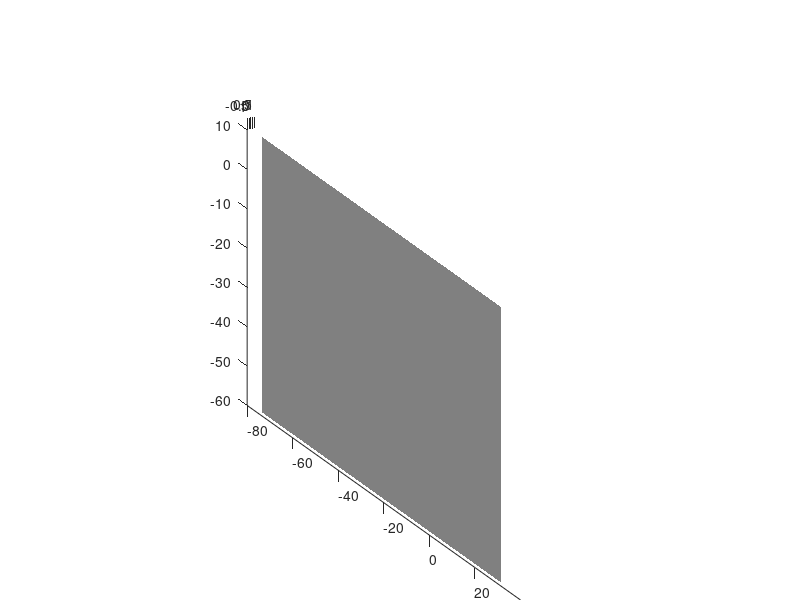

This chart was generated by the following MATLAB code: (Note: this script raises an error after producing the figure.)
%%%%%%%%%%%%%%%%%%%%%%%%%%%%%%%%%%%%%%%%%%%%%%%%%%%%%%%%%%%%%%%%%%%%%%%%%%%
% Copyright 2010 - 2015 Moon Express, Inc.
% All Rights Reserved.
%
% PROPRIETARY DATA NOTICE:
% The data herein include Proprietary Data and are restricted under the
% Data Rights provisions of Lunar CATALYST Space Act Agreement
% No. SAAM ID# 18251 and Reimbursable Space Act Agreement No.SAA2-402930.
% All information contained herein is and remains proprietary to and the
% property of Moon Express, Inc. Dissemination of this information or
% reproduction of this material is strictly forbidden unless prior
% written permission is obtained from Moon Express, Inc.
%%%%%%%%%%%%%%%%%%%%%%%%%%%%%%%%%%%%%%%%%%%%%%%%%%%%%%%%%%%%%%%%%%%%%%%%%%%

%-------------------------------------------------------------------------%
% plot_descent_images.m                                                   %
%                                                                         %
% plot image capture boundaries over course of trajectory                 %
% 01/04/13                                                                %
% eleanorcrane@moonexpress.com                                            %
%-------------------------------------------------------------------------%

% 
map_handle = figure(11); clf;
xmin  = -75; xmax = 30;
ymin = -60; ymax = 10;
patch( [xmin xmax xmax xmin],[ymin ymin ymax ymax],0.5*[1 1 1],'EdgeColor','none')
% -72.4217  123s.2534  -59.6687    8.8175
daspect([1 1 1])
% load VO_descent_map_s0.mat

% plot_map_3D([],map_handle)
% set(gca,'Color',[0.5 0.5 0.5])
load map_traj_view_properties.mat
set(gca,'CameraPosition',view_struct.pos)
set(gca,'CameraTarget',view_struct.target)
set(gca,'CameraViewAngle',view_struct.va)

grid on; hold on;


%%

% if magenta_counter > limit
%     X = [camera_pos(1) ; image_two.corners(1,1); NaN;
%         camera_pos(1) ; image_two.corners(2,1); NaN;
%         camera_pos(1) ; image_two.corners(3,1); NaN;
%         camera_pos(1) ; image_two.corners(4,1); NaN ];
%     
%     Y = [camera_pos(2) ; image_two.corners(1,2); NaN;
%         camera_pos(2) ; image_two.corners(2,2); NaN;
%         camera_pos(2) ; image_two.corners(3,2); NaN;
%         camera_pos(2) ; image_two.corners(4,2); NaN ];
%     
%     Z = [camera_pos(3) ; 0 ; NaN;
%         camera_pos(3) ; 0 ; NaN;
%         camera_pos(3) ; 0 ; NaN;
%         camera_pos(3) ; 0 ; NaN ];
%     
%     
%     plot3(X,Y,Z,'m--')
%     
%     magenta_counter = 0;
% else
%     magenta_counter = magenta_counter + 1;
% end
% quiver3(camera_pos(1),camera_pos(2), camera_pos(3), lander_vel(ii,1), lander_vel(ii,2), lander_vel(ii,3))
% plot3(camera_pos(1),camera_pos(2), camera_pos(3),'ks')


% % axis([-3000        3000      -10000        2000       0        4000])
%%

magenta_counter = 6;
green_counter = 6;
limit = 4;

i_start = 1+cam_take_image_counter;
i_max = length(nadir_cam_2_corners.Time);

camera_pos = [rtk_pos_topo(:,1:2) rtk_pos_topo(:,3)-central_body_radius*1000 - ini_alt_wrt_meanrad];

for jj = i_start : cam_process_pair_counter*3 : i_max

    %-------------------------------------------------------------------------%
    if nadir_cam_2_invalid(jj) == 0 && est_cam_id.Data(jj) == hmg_nadir_cam_id
        % jj is index at second image acquisition
%         grid on; hold on;
%         % image one: image boundaries
%         plot( image_corners_1.signals.values([1 2 3 4 1],1,jj)/1000, image_corners_1.signals.values([1 2 3 4 1],2,jj)/1000,'b' )

        % image two: image boundaries
        plot( nadir_cam_2_corners.Data([1 2 3 4 1],1,jj)/1000, nadir_cam_2_corners.Data([1 2 3 4 1],2,jj)/1000,'r' )


        if magenta_counter > limit
            X = [camera_pos(jj,1) ; nadir_cam_2_corners.Data(1,1,jj); NaN;
                 camera_pos(jj,1) ; nadir_cam_2_corners.Data(2,1,jj); NaN;
                 camera_pos(jj,1) ; nadir_cam_2_corners.Data(3,1,jj); NaN;
                 camera_pos(jj,1) ; nadir_cam_2_corners.Data(4,1,jj); NaN ] /1000;

            Y = [camera_pos(jj,2) ; nadir_cam_2_corners.Data(1,2,jj); NaN;
                 camera_pos(jj,2) ; nadir_cam_2_corners.Data(2,2,jj); NaN;
                 camera_pos(jj,2) ; nadir_cam_2_corners.Data(3,2,jj); NaN;
                 camera_pos(jj,2) ; nadir_cam_2_corners.Data(4,2,jj); NaN ] /1000;

            Z = [camera_pos(jj,3) ; 0 ; NaN;
                 camera_pos(jj,3) ; 0 ; NaN;
                 camera_pos(jj,3) ; 0 ; NaN;
                 camera_pos(jj,3) ; 0 ; NaN ] /1000;


            plot3(X,Y,Z,'m--')

            magenta_counter = 0;
        else
            magenta_counter = magenta_counter + 1;
        end

    end
    
    %-------------------------------------------------------------------------%
    if side_cam_2_invalid(jj) == 0 && est_cam_id.Data(jj) == hmg_side_cam_id
        % jj is index at second image acquisition
%         grid on; hold on;
%         % image one: image boundaries
%         plot( image_corners_1.signals.values([1 2 3 4 1],1,jj)/1000, image_corners_1.signals.values([1 2 3 4 1],2,jj)/1000,'b' )

        % image two: image boundaries
        plot( side_cam_2_corners.Data([1 2 3 4 1],1,jj)/1000, side_cam_2_corners.Data([1 2 3 4 1],2,jj)/1000,'g' )


        if green_counter > limit
            X = [camera_pos(jj,1) ; side_cam_2_corners.Data(1,1,jj); NaN;
                 camera_pos(jj,1) ; side_cam_2_corners.Data(2,1,jj); NaN;
                 camera_pos(jj,1) ; side_cam_2_corners.Data(3,1,jj); NaN;
                 camera_pos(jj,1) ; side_cam_2_corners.Data(4,1,jj); NaN ] /1000;

            Y = [camera_pos(jj,2) ; side_cam_2_corners.Data(1,2,jj); NaN;
                 camera_pos(jj,2) ; side_cam_2_corners.Data(2,2,jj); NaN;
                 camera_pos(jj,2) ; side_cam_2_corners.Data(3,2,jj); NaN;
                 camera_pos(jj,2) ; side_cam_2_corners.Data(4,2,jj); NaN ] /1000;

            Z = [camera_pos(jj,3) ; 0 ; NaN;
                 camera_pos(jj,3) ; 0 ; NaN;
                 camera_pos(jj,3) ; 0 ; NaN;
                 camera_pos(jj,3) ; 0 ; NaN ] /1000;


            plot3(X,Y,Z,'c-')

            green_counter = 0;
        else
            green_counter = magenta_counter + 1;
        end

    end

    plot3(camera_pos(i_start:jj,1)/1000,camera_pos(i_start:jj,2)/1000,camera_pos(i_start:jj,3)/1000,'k--','LineWidth',2)
    
    quiver3(camera_pos(jj,1)/1000,camera_pos(jj,2)/1000,camera_pos(jj,3)/1000, rtk_vel_topo(jj,1)/1000, rtk_vel_topo(jj,2)/1000, rtk_vel_topo(jj,3)/1000)
    plot3(camera_pos(jj,1)/1000,camera_pos(jj,2)/1000,camera_pos(jj,3)/1000,'ks')
%     
%     if jj > 1
%     plot(image_corners([1 2 3 4 1],1,jj-1),image_corners([1 2 3 4 1],2,jj-1),'b--')
%     end
%     plot(image_corners([1 2 3 4 1],1,jj),image_corners([1 2 3 4 1],2,jj))
%     
% 
%     
%     plot3(X,Y,Z,'m:')
%     
%     plot(feature_points_ground(matches(jj,:) > 1,1,jj),feature_points_ground(matches(jj,:) > 1,2,jj),'rs')
%     plot(feature_points_ground(matches(jj,:) > 0,1,jj),feature_points_ground(matches(jj,:) > 0,2,jj),'rx')
%     

    pause(0.2)
    
end
